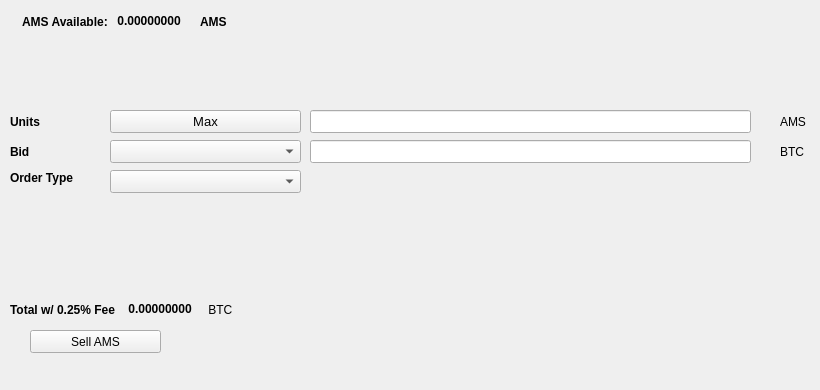
   <widget class="QWidget" name="SellTab">
    <attribute name="title">
     <string>Sell</string>
    </attribute>
    <widget class="QLabel" name="label_16">
     <property name="geometry">
      <rect>
       <x>780</x>
       <y>140</y>
       <width>31</width>
       <height>23</height>
      </rect>
     </property>
     <property name="text">
      <string>BTC</string>
     </property>
    </widget>
    <widget class="QComboBox" name="SellBidcomboBox">
     <property name="geometry">
      <rect>
       <x>110</x>
       <y>140</y>
       <width>191</width>
       <height>23</height>
      </rect>
     </property>
     <property name="font">
      <font>
       <pointsize>10</pointsize>
      </font>
     </property>
    </widget>
    <widget class="QLabel" name="label_18">
     <property name="geometry">
      <rect>
       <x>10</x>
       <y>110</y>
       <width>46</width>
       <height>23</height>
      </rect>
     </property>
     <property name="font">
      <font>
       <weight>75</weight>
       <bold>true</bold>
      </font>
     </property>
     <property name="text">
      <string>Units</string>
     </property>
    </widget>
    <widget class="QPushButton" name="Sell_Max_Amount">
     <property name="geometry">
      <rect>
       <x>110</x>
       <y>110</y>
       <width>191</width>
       <height>23</height>
      </rect>
     </property>
     <property name="font">
      <font>
       <pointsize>10</pointsize>
      </font>
     </property>
     <property name="text">
      <string>Max</string>
     </property>
    </widget>
    <widget class="QLabel" name="label_20">
     <property name="geometry">
      <rect>
       <x>10</x>
       <y>170</y>
       <width>91</width>
       <height>16</height>
      </rect>
     </property>
     <property name="font">
      <font>
       <weight>75</weight>
       <bold>true</bold>
      </font>
     </property>
     <property name="text">
      <string>Order Type</string>
     </property>
    </widget>
    <widget class="QComboBox" name="SellOrdertypeCombo">
     <property name="geometry">
      <rect>
       <x>110</x>
       <y>170</y>
       <width>191</width>
       <height>23</height>
      </rect>
     </property>
     <property name="font">
      <font>
       <pointsize>10</pointsize>
      </font>
     </property>
    </widget>
    <widget class="QLabel" name="label_21">
     <property name="geometry">
      <rect>
       <x>10</x>
       <y>140</y>
       <width>46</width>
       <height>23</height>
      </rect>
     </property>
     <property name="font">
      <font>
       <weight>75</weight>
       <bold>true</bold>
      </font>
     </property>
     <property name="text">
      <string>Bid</string>
     </property>
    </widget>
    <widget class="QLabel" name="label_22">
     <property name="geometry">
      <rect>
       <x>780</x>
       <y>110</y>
       <width>31</width>
       <height>23</height>
      </rect>
     </property>
     <property name="text">
      <string>AMS</string>
     </property>
    </widget>
    <widget class="QLineEdit" name="UnitsInputAMS">
     <property name="geometry">
      <rect>
       <x>310</x>
       <y>110</y>
       <width>441</width>
       <height>23</height>
      </rect>
     </property>
     <property name="font">
      <font>
       <pointsize>9</pointsize>
       <weight>75</weight>
       <bold>true</bold>
      </font>
     </property>
    </widget>
    <widget class="QLineEdit" name="SellBidPriceEdit">
     <property name="geometry">
      <rect>
       <x>310</x>
       <y>140</y>
       <width>441</width>
       <height>23</height>
      </rect>
     </property>
     <property name="font">
      <font>
       <pointsize>9</pointsize>
       <weight>75</weight>
       <bold>true</bold>
      </font>
     </property>
    </widget>
    <widget class="QPushButton" name="SellAMSBTN">
     <property name="geometry">
      <rect>
       <x>30</x>
       <y>330</y>
       <width>131</width>
       <height>23</height>
      </rect>
     </property>
     <property name="text">
      <string>Sell AMS</string>
     </property>
     <property name="icon">
      <iconset resource="../puffscoin">
       <normaloff>:/icons/bitcoin</normaloff>:/icons/bitcoin</iconset>
     </property>
    </widget>
    <widget class="QWidget" name="layoutWidget3">
     <property name="geometry">
      <rect>
       <x>22</x>
       <y>12</y>
       <width>258</width>
       <height>19</height>
      </rect>
     </property>
     <layout class="QHBoxLayout" name="horizontalLayout">
      <item>
       <widget class="QLabel" name="label232_2">
        <property name="font">
         <font>
          <weight>75</weight>
          <bold>true</bold>
         </font>
        </property>
        <property name="text">
         <string>AMS Available:</string>
        </property>
       </widget>
      </item>
      <item>
       <widget class="QLabel" name="AMSAvailableLabel">
        <property name="palette">
         <palette>
          <active>
           <colorrole role="WindowText">
            <brush brushstyle="SolidPattern">
             <color alpha="255">
              <red>0</red>
              <green>0</green>
              <blue>0</blue>
             </color>
            </brush>
           </colorrole>
           <colorrole role="Button">
            <brush brushstyle="SolidPattern">
             <color alpha="255">
              <red>0</red>
              <green>170</green>
              <blue>0</blue>
             </color>
            </brush>
           </colorrole>
           <colorrole role="Light">
            <brush brushstyle="SolidPattern">
             <color alpha="255">
              <red>0</red>
              <green>255</green>
              <blue>0</blue>
             </color>
            </brush>
           </colorrole>
           <colorrole role="Midlight">
            <brush brushstyle="SolidPattern">
             <color alpha="255">
              <red>0</red>
              <green>212</green>
              <blue>0</blue>
             </color>
            </brush>
           </colorrole>
           <colorrole role="Dark">
            <brush brushstyle="SolidPattern">
             <color alpha="255">
              <red>0</red>
              <green>85</green>
              <blue>0</blue>
             </color>
            </brush>
           </colorrole>
           <colorrole role="Mid">
            <brush brushstyle="SolidPattern">
             <color alpha="255">
              <red>0</red>
              <green>113</green>
              <blue>0</blue>
             </color>
            </brush>
           </colorrole>
           <colorrole role="Text">
            <brush brushstyle="SolidPattern">
             <color alpha="255">
              <red>0</red>
              <green>170</green>
              <blue>0</blue>
             </color>
            </brush>
           </colorrole>
           <colorrole role="BrightText">
            <brush brushstyle="SolidPattern">
             <color alpha="255">
              <red>255</red>
              <green>255</green>
              <blue>255</blue>
             </color>
            </brush>
           </colorrole>
           <colorrole role="ButtonText">
            <brush brushstyle="SolidPattern">
             <color alpha="255">
              <red>0</red>
              <green>0</green>
              <blue>0</blue>
             </color>
            </brush>
           </colorrole>
           <colorrole role="Base">
            <brush brushstyle="SolidPattern">
             <color alpha="255">
              <red>255</red>
              <green>255</green>
              <blue>255</blue>
             </color>
            </brush>
           </colorrole>
           <colorrole role="Window">
            <brush brushstyle="SolidPattern">
             <color alpha="255">
              <red>0</red>
              <green>170</green>
              <blue>0</blue>
             </color>
            </brush>
           </colorrole>
           <colorrole role="Shadow">
            <brush brushstyle="SolidPattern">
             <color alpha="255">
              <red>0</red>
              <green>0</green>
              <blue>0</blue>
             </color>
            </brush>
           </colorrole>
           <colorrole role="AlternateBase">
            <brush brushstyle="SolidPattern">
             <color alpha="255">
              <red>127</red>
              <green>212</green>
              <blue>127</blue>
             </color>
            </brush>
           </colorrole>
           <colorrole role="ToolTipBase">
            <brush brushstyle="SolidPattern">
             <color alpha="255">
              <red>255</red>
              <green>255</green>
              <blue>220</blue>
             </color>
            </brush>
           </colorrole>
           <colorrole role="ToolTipText">
            <brush brushstyle="SolidPattern">
             <color alpha="255">
              <red>0</red>
              <green>0</green>
              <blue>0</blue>
             </color>
            </brush>
           </colorrole>
          </active>
          <inactive>
           <colorrole role="WindowText">
            <brush brushstyle="SolidPattern">
             <color alpha="255">
              <red>0</red>
              <green>0</green>
              <blue>0</blue>
             </color>
            </brush>
           </colorrole>
           <colorrole role="Button">
            <brush brushstyle="SolidPattern">
             <color alpha="255">
              <red>0</red>
              <green>170</green>
              <blue>0</blue>
             </color>
            </brush>
           </colorrole>
           <colorrole role="Light">
            <brush brushstyle="SolidPattern">
             <color alpha="255">
              <red>0</red>
              <green>255</green>
              <blue>0</blue>
             </color>
            </brush>
           </colorrole>
           <colorrole role="Midlight">
            <brush brushstyle="SolidPattern">
             <color alpha="255">
              <red>0</red>
              <green>212</green>
              <blue>0</blue>
             </color>
            </brush>
           </colorrole>
           <colorrole role="Dark">
            <brush brushstyle="SolidPattern">
             <color alpha="255">
              <red>0</red>
              <green>85</green>
              <blue>0</blue>
             </color>
            </brush>
           </colorrole>
           <colorrole role="Mid">
            <brush brushstyle="SolidPattern">
             <color alpha="255">
              <red>0</red>
              <green>113</green>
              <blue>0</blue>
             </color>
            </brush>
           </colorrole>
           <colorrole role="Text">
            <brush brushstyle="SolidPattern">
             <color alpha="255">
              <red>0</red>
              <green>170</green>
              <blue>0</blue>
             </color>
            </brush>
           </colorrole>
           <colorrole role="BrightText">
            <brush brushstyle="SolidPattern">
             <color alpha="255">
              <red>255</red>
              <green>255</green>
              <blue>255</blue>
             </color>
            </brush>
           </colorrole>
           <colorrole role="ButtonText">
            <brush brushstyle="SolidPattern">
             <color alpha="255">
              <red>0</red>
              <green>0</green>
              <blue>0</blue>
             </color>
            </brush>
           </colorrole>
           <colorrole role="Base">
            <brush brushstyle="SolidPattern">
             <color alpha="255">
              <red>255</red>
              <green>255</green>
              <blue>255</blue>
             </color>
            </brush>
           </colorrole>
           <colorrole role="Window">
            <brush brushstyle="SolidPattern">
             <color alpha="255">
              <red>0</red>
              <green>170</green>
              <blue>0</blue>
             </color>
            </brush>
           </colorrole>
           <colorrole role="Shadow">
            <brush brushstyle="SolidPattern">
             <color alpha="255">
              <red>0</red>
              <green>0</green>
              <blue>0</blue>
             </color>
            </brush>
           </colorrole>
           <colorrole role="AlternateBase">
            <brush brushstyle="SolidPattern">
             <color alpha="255">
              <red>127</red>
              <green>212</green>
              <blue>127</blue>
             </color>
            </brush>
           </colorrole>
           <colorrole role="ToolTipBase">
            <brush brushstyle="SolidPattern">
             <color alpha="255">
              <red>255</red>
              <green>255</green>
              <blue>220</blue>
             </color>
            </brush>
           </colorrole>
           <colorrole role="ToolTipText">
            <brush brushstyle="SolidPattern">
             <color alpha="255">
              <red>0</red>
              <green>0</green>
              <blue>0</blue>
             </color>
            </brush>
           </colorrole>
          </inactive>
          <disabled>
           <colorrole role="WindowText">
            <brush brushstyle="SolidPattern">
             <color alpha="255">
              <red>0</red>
              <green>85</green>
              <blue>0</blue>
             </color>
            </brush>
           </colorrole>
           <colorrole role="Button">
            <brush brushstyle="SolidPattern">
             <color alpha="255">
              <red>0</red>
              <green>170</green>
              <blue>0</blue>
             </color>
            </brush>
           </colorrole>
           <colorrole role="Light">
            <brush brushstyle="SolidPattern">
             <color alpha="255">
              <red>0</red>
              <green>255</green>
              <blue>0</blue>
             </color>
            </brush>
           </colorrole>
           <colorrole role="Midlight">
            <brush brushstyle="SolidPattern">
             <color alpha="255">
              <red>0</red>
              <green>212</green>
              <blue>0</blue>
             </color>
            </brush>
           </colorrole>
           <colorrole role="Dark">
            <brush brushstyle="SolidPattern">
             <color alpha="255">
              <red>0</red>
              <green>85</green>
              <blue>0</blue>
             </color>
            </brush>
           </colorrole>
           <colorrole role="Mid">
            <brush brushstyle="SolidPattern">
             <color alpha="255">
              <red>0</red>
              <green>113</green>
              <blue>0</blue>
             </color>
            </brush>
           </colorrole>
           <colorrole role="Text">
            <brush brushstyle="SolidPattern">
             <color alpha="255">
              <red>0</red>
              <green>85</green>
              <blue>0</blue>
             </color>
            </brush>
           </colorrole>
           <colorrole role="BrightText">
            <brush brushstyle="SolidPattern">
             <color alpha="255">
              <red>255</red>
              <green>255</green>
              <blue>255</blue>
             </color>
            </brush>
           </colorrole>
           <colorrole role="ButtonText">
            <brush brushstyle="SolidPattern">
             <color alpha="255">
              <red>0</red>
              <green>85</green>
              <blue>0</blue>
             </color>
            </brush>
           </colorrole>
           <colorrole role="Base">
            <brush brushstyle="SolidPattern">
             <color alpha="255">
              <red>0</red>
              <green>170</green>
              <blue>0</blue>
             </color>
            </brush>
           </colorrole>
           <colorrole role="Window">
            <brush brushstyle="SolidPattern">
             <color alpha="255">
              <red>0</red>
              <green>170</green>
              <blue>0</blue>
             </color>
            </brush>
           </colorrole>
           <colorrole role="Shadow">
            <brush brushstyle="SolidPattern">
             <color alpha="255">
              <red>0</red>
              <green>0</green>
              <blue>0</blue>
             </color>
            </brush>
           </colorrole>
           <colorrole role="AlternateBase">
            <brush brushstyle="SolidPattern">
             <color alpha="255">
              <red>0</red>
              <green>170</green>
              <blue>0</blue>
             </color>
            </brush>
           </colorrole>
           <colorrole role="ToolTipBase">
            <brush brushstyle="SolidPattern">
             <color alpha="255">
              <red>255</red>
              <green>255</green>
              <blue>220</blue>
             </color>
            </brush>
           </colorrole>
           <colorrole role="ToolTipText">
            <brush brushstyle="SolidPattern">
             <color alpha="255">
              <red>0</red>
              <green>0</green>
              <blue>0</blue>
             </color>
            </brush>
           </colorrole>
          </disabled>
         </palette>
        </property>
        <property name="font">
         <font>
          <weight>75</weight>
          <bold>true</bold>
         </font>
        </property>
        <property name="text">
         <string> 0.00000000 </string>
        </property>
        <property name="textInteractionFlags">
         <set>Qt::LinksAccessibleByMouse|Qt::TextSelectableByKeyboard|Qt::TextSelectableByMouse</set>
        </property>
       </widget>
      </item>
      <item>
       <widget class="QLabel" name="labelAMS">
        <property name="font">
         <font>
          <weight>75</weight>
          <bold>true</bold>
         </font>
        </property>
        <property name="text">
         <string>AMS</string>
        </property>
       </widget>
      </item>
     </layout>
    </widget>
    <widget class="QWidget" name="layoutWidget">
     <property name="geometry">
      <rect>
       <x>10</x>
       <y>300</y>
       <width>268</width>
       <height>19</height>
      </rect>
     </property>
     <layout class="QHBoxLayout" name="horizontalLayout_2">
      <item>
       <widget class="QLabel" name="label_19">
        <property name="font">
         <font>
          <weight>75</weight>
          <bold>true</bold>
         </font>
        </property>
        <property name="text">
         <string>Total w/ 0.25% Fee </string>
        </property>
       </widget>
      </item>
      <item>
       <widget class="QLabel" name="SellCostLabel">
        <property name="palette">
         <palette>
          <active>
           <colorrole role="WindowText">
            <brush brushstyle="SolidPattern">
             <color alpha="255">
              <red>0</red>
              <green>0</green>
              <blue>0</blue>
             </color>
            </brush>
           </colorrole>
           <colorrole role="Button">
            <brush brushstyle="SolidPattern">
             <color alpha="255">
              <red>0</red>
              <green>170</green>
              <blue>0</blue>
             </color>
            </brush>
           </colorrole>
           <colorrole role="Light">
            <brush brushstyle="SolidPattern">
             <color alpha="255">
              <red>0</red>
              <green>255</green>
              <blue>0</blue>
             </color>
            </brush>
           </colorrole>
           <colorrole role="Midlight">
            <brush brushstyle="SolidPattern">
             <color alpha="255">
              <red>0</red>
              <green>212</green>
              <blue>0</blue>
             </color>
            </brush>
           </colorrole>
           <colorrole role="Dark">
            <brush brushstyle="SolidPattern">
             <color alpha="255">
              <red>0</red>
              <green>85</green>
              <blue>0</blue>
             </color>
            </brush>
           </colorrole>
           <colorrole role="Mid">
            <brush brushstyle="SolidPattern">
             <color alpha="255">
              <red>0</red>
              <green>113</green>
              <blue>0</blue>
             </color>
            </brush>
           </colorrole>
           <colorrole role="Text">
            <brush brushstyle="SolidPattern">
             <color alpha="255">
              <red>0</red>
              <green>170</green>
              <blue>0</blue>
             </color>
            </brush>
           </colorrole>
           <colorrole role="BrightText">
            <brush brushstyle="SolidPattern">
             <color alpha="255">
              <red>255</red>
              <green>255</green>
              <blue>255</blue>
             </color>
            </brush>
           </colorrole>
           <colorrole role="ButtonText">
            <brush brushstyle="SolidPattern">
             <color alpha="255">
              <red>0</red>
              <green>0</green>
              <blue>0</blue>
             </color>
            </brush>
           </colorrole>
           <colorrole role="Base">
            <brush brushstyle="SolidPattern">
             <color alpha="255">
              <red>255</red>
              <green>255</green>
              <blue>255</blue>
             </color>
            </brush>
           </colorrole>
           <colorrole role="Window">
            <brush brushstyle="SolidPattern">
             <color alpha="255">
              <red>0</red>
              <green>170</green>
              <blue>0</blue>
             </color>
            </brush>
           </colorrole>
           <colorrole role="Shadow">
            <brush brushstyle="SolidPattern">
             <color alpha="255">
              <red>0</red>
              <green>0</green>
              <blue>0</blue>
             </color>
            </brush>
           </colorrole>
           <colorrole role="AlternateBase">
            <brush brushstyle="SolidPattern">
             <color alpha="255">
              <red>127</red>
              <green>212</green>
              <blue>127</blue>
             </color>
            </brush>
           </colorrole>
           <colorrole role="ToolTipBase">
            <brush brushstyle="SolidPattern">
             <color alpha="255">
              <red>255</red>
              <green>255</green>
              <blue>220</blue>
             </color>
            </brush>
           </colorrole>
           <colorrole role="ToolTipText">
            <brush brushstyle="SolidPattern">
             <color alpha="255">
              <red>0</red>
              <green>0</green>
              <blue>0</blue>
             </color>
            </brush>
           </colorrole>
          </active>
          <inactive>
           <colorrole role="WindowText">
            <brush brushstyle="SolidPattern">
             <color alpha="255">
              <red>0</red>
              <green>0</green>
              <blue>0</blue>
             </color>
            </brush>
           </colorrole>
           <colorrole role="Button">
            <brush brushstyle="SolidPattern">
             <color alpha="255">
              <red>0</red>
              <green>170</green>
              <blue>0</blue>
             </color>
            </brush>
           </colorrole>
           <colorrole role="Light">
            <brush brushstyle="SolidPattern">
             <color alpha="255">
              <red>0</red>
              <green>255</green>
              <blue>0</blue>
             </color>
            </brush>
           </colorrole>
           <colorrole role="Midlight">
            <brush brushstyle="SolidPattern">
             <color alpha="255">
              <red>0</red>
              <green>212</green>
              <blue>0</blue>
             </color>
            </brush>
           </colorrole>
           <colorrole role="Dark">
            <brush brushstyle="SolidPattern">
             <color alpha="255">
              <red>0</red>
              <green>85</green>
              <blue>0</blue>
             </color>
            </brush>
           </colorrole>
           <colorrole role="Mid">
            <brush brushstyle="SolidPattern">
             <color alpha="255">
              <red>0</red>
              <green>113</green>
              <blue>0</blue>
             </color>
            </brush>
           </colorrole>
           <colorrole role="Text">
            <brush brushstyle="SolidPattern">
             <color alpha="255">
              <red>0</red>
              <green>170</green>
              <blue>0</blue>
             </color>
            </brush>
           </colorrole>
           <colorrole role="BrightText">
            <brush brushstyle="SolidPattern">
             <color alpha="255">
              <red>255</red>
              <green>255</green>
              <blue>255</blue>
             </color>
            </brush>
           </colorrole>
           <colorrole role="ButtonText">
            <brush brushstyle="SolidPattern">
             <color alpha="255">
              <red>0</red>
              <green>0</green>
              <blue>0</blue>
             </color>
            </brush>
           </colorrole>
           <colorrole role="Base">
            <brush brushstyle="SolidPattern">
             <color alpha="255">
              <red>255</red>
              <green>255</green>
              <blue>255</blue>
             </color>
            </brush>
           </colorrole>
           <colorrole role="Window">
            <brush brushstyle="SolidPattern">
             <color alpha="255">
              <red>0</red>
              <green>170</green>
              <blue>0</blue>
             </color>
            </brush>
           </colorrole>
           <colorrole role="Shadow">
            <brush brushstyle="SolidPattern">
             <color alpha="255">
              <red>0</red>
              <green>0</green>
              <blue>0</blue>
             </color>
            </brush>
           </colorrole>
           <colorrole role="AlternateBase">
            <brush brushstyle="SolidPattern">
             <color alpha="255">
              <red>127</red>
              <green>212</green>
              <blue>127</blue>
             </color>
            </brush>
           </colorrole>
           <colorrole role="ToolTipBase">
            <brush brushstyle="SolidPattern">
             <color alpha="255">
              <red>255</red>
              <green>255</green>
              <blue>220</blue>
             </color>
            </brush>
           </colorrole>
           <colorrole role="ToolTipText">
            <brush brushstyle="SolidPattern">
             <color alpha="255">
              <red>0</red>
              <green>0</green>
              <blue>0</blue>
             </color>
            </brush>
           </colorrole>
          </inactive>
          <disabled>
           <colorrole role="WindowText">
            <brush brushstyle="SolidPattern">
             <color alpha="255">
              <red>0</red>
              <green>85</green>
              <blue>0</blue>
             </color>
            </brush>
           </colorrole>
           <colorrole role="Button">
            <brush brushstyle="SolidPattern">
             <color alpha="255">
              <red>0</red>
              <green>170</green>
              <blue>0</blue>
             </color>
            </brush>
           </colorrole>
           <colorrole role="Light">
            <brush brushstyle="SolidPattern">
             <color alpha="255">
              <red>0</red>
              <green>255</green>
              <blue>0</blue>
             </color>
            </brush>
           </colorrole>
           <colorrole role="Midlight">
            <brush brushstyle="SolidPattern">
             <color alpha="255">
              <red>0</red>
              <green>212</green>
              <blue>0</blue>
             </color>
            </brush>
           </colorrole>
           <colorrole role="Dark">
            <brush brushstyle="SolidPattern">
             <color alpha="255">
              <red>0</red>
              <green>85</green>
              <blue>0</blue>
             </color>
            </brush>
           </colorrole>
           <colorrole role="Mid">
            <brush brushstyle="SolidPattern">
             <color alpha="255">
              <red>0</red>
              <green>113</green>
              <blue>0</blue>
             </color>
            </brush>
           </colorrole>
           <colorrole role="Text">
            <brush brushstyle="SolidPattern">
             <color alpha="255">
              <red>0</red>
              <green>85</green>
              <blue>0</blue>
             </color>
            </brush>
           </colorrole>
           <colorrole role="BrightText">
            <brush brushstyle="SolidPattern">
             <color alpha="255">
              <red>255</red>
              <green>255</green>
              <blue>255</blue>
             </color>
            </brush>
           </colorrole>
           <colorrole role="ButtonText">
            <brush brushstyle="SolidPattern">
             <color alpha="255">
              <red>0</red>
              <green>85</green>
              <blue>0</blue>
             </color>
            </brush>
           </colorrole>
           <colorrole role="Base">
            <brush brushstyle="SolidPattern">
             <color alpha="255">
              <red>0</red>
              <green>170</green>
              <blue>0</blue>
             </color>
            </brush>
           </colorrole>
           <colorrole role="Window">
            <brush brushstyle="SolidPattern">
             <color alpha="255">
              <red>0</red>
              <green>170</green>
              <blue>0</blue>
             </color>
            </brush>
           </colorrole>
           <colorrole role="Shadow">
            <brush brushstyle="SolidPattern">
             <color alpha="255">
              <red>0</red>
              <green>0</green>
              <blue>0</blue>
             </color>
            </brush>
           </colorrole>
           <colorrole role="AlternateBase">
            <brush brushstyle="SolidPattern">
             <color alpha="255">
              <red>0</red>
              <green>170</green>
              <blue>0</blue>
             </color>
            </brush>
           </colorrole>
           <colorrole role="ToolTipBase">
            <brush brushstyle="SolidPattern">
             <color alpha="255">
              <red>255</red>
              <green>255</green>
              <blue>220</blue>
             </color>
            </brush>
           </colorrole>
           <colorrole role="ToolTipText">
            <brush brushstyle="SolidPattern">
             <color alpha="255">
              <red>0</red>
              <green>0</green>
              <blue>0</blue>
             </color>
            </brush>
           </colorrole>
          </disabled>
         </palette>
        </property>
        <property name="font">
         <font>
          <weight>75</weight>
          <bold>true</bold>
         </font>
        </property>
        <property name="autoFillBackground">
         <bool>false</bool>
        </property>
        <property name="text">
         <string> 0.00000000</string>
        </property>
        <property name="textInteractionFlags">
         <set>Qt::LinksAccessibleByMouse|Qt::TextSelectableByMouse</set>
        </property>
       </widget>
      </item>
      <item>
       <widget class="QLabel" name="label_17">
        <property name="font">
         <font>
          <weight>50</weight>
          <bold>false</bold>
         </font>
        </property>
        <property name="text">
         <string> BTC</string>
        </property>
       </widget>
      </item>
     </layout>
    </widget>
    <widget class="QLabel" name="label_23">
     <property name="geometry">
      <rect>
       <x>460</x>
       <y>300</y>
       <width>281</width>
       <height>81</height>
      </rect>
     </property>
     <property name="text">
      <string/>
     </property>
     <property name="pixmap">
      <pixmap>:/images/bittrex</pixmap>
     </property>
    </widget>
   </widget>
